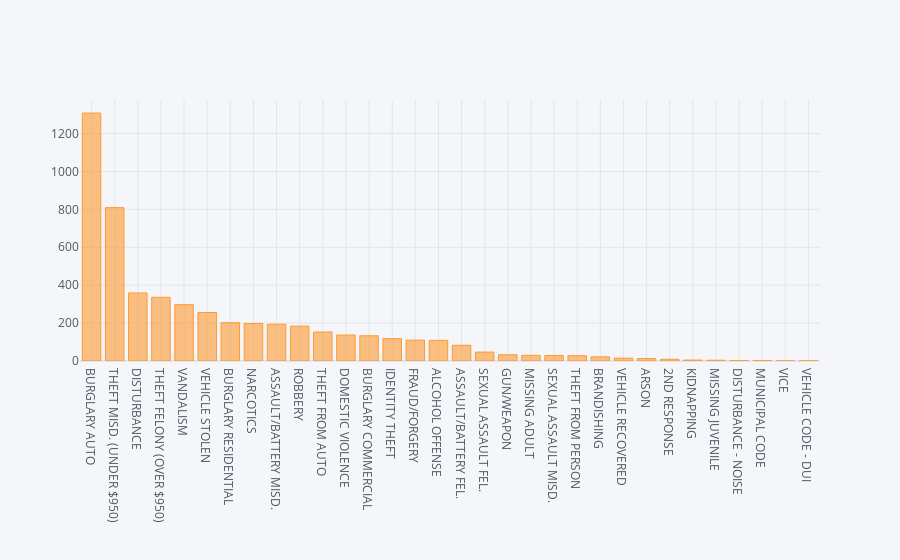
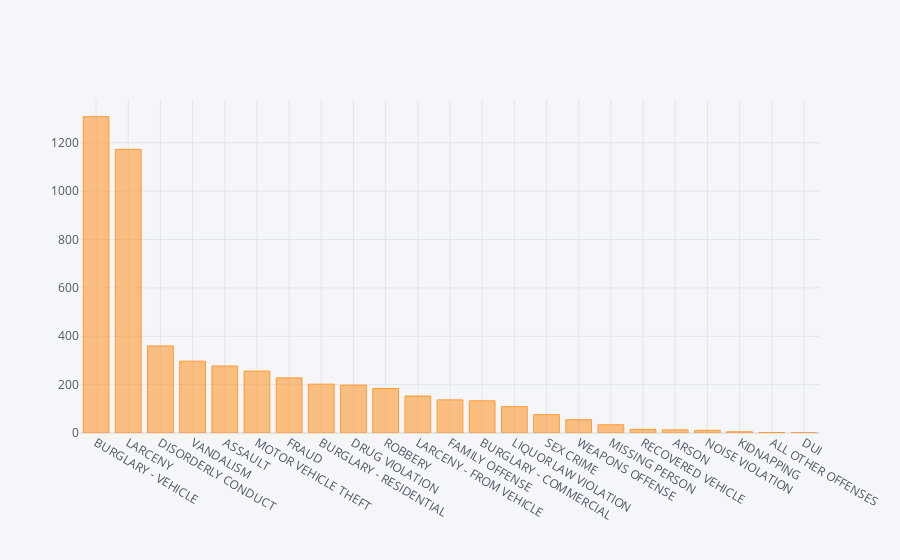

The notebook cell saved with these charts, in order:
### Code cell
calls['OFFENSE'].value_counts().iplot(kind="bar")
calls['CVLEGEND'].value_counts().iplot(kind="bar")

### Figure 1 — Plotly figure (JSON) as saved in the notebook; plotly's stock layout.template omitted (floating-point values rounded to 4 significant figures)
{"data": [{"marker": {"color": "rgba(255, 153, 51, 0.6)", "line": {"color": "rgba(255, 153, 51, 1.0)", "width": 1}}, "name": "OFFENSE", "orientation": "v", "text": "", "type": "bar", "x": ["BURGLARY AUTO", "THEFT MISD. (UNDER $950)", "DISTURBANCE", "THEFT FELONY (OVER $950)", "VANDALISM", "VEHICLE STOLEN", "BURGLARY RESIDENTIAL", "NARCOTICS", "ASSAULT/BATTERY MISD.", "ROBBERY", "THEFT FROM AUTO", "DOMESTIC VIOLENCE", "BURGLARY COMMERCIAL", "IDENTITY THEFT", "FRAUD/FORGERY", "ALCOHOL OFFENSE", "ASSAULT/BATTERY FEL.", "SEXUAL ASSAULT FEL.", "GUN/WEAPON", "MISSING ADULT", "SEXUAL ASSAULT MISD.", "THEFT FROM PERSON", "BRANDISHING", "VEHICLE RECOVERED", "ARSON", "2ND RESPONSE", "KIDNAPPING", "MISSING JUVENILE", "DISTURBANCE - NOISE", "MUNICIPAL CODE", "VICE", "VEHICLE CODE - DUI"], "y": [1308, 809, 359, 336, 297, 256, 202, 198, 194, 184, 153, 137, 133, 118, 110, 109, 83, 47, 33, 30, 29, 28, 22, 15, 13, 9, 5, 4, 2, 2, 1, 1]}], "layout": {"legend": {"bgcolor": "#F5F6F9", "font": {"color": "#4D5663"}}, "paper_bgcolor": "#F5F6F9", "plot_bgcolor": "#F5F6F9", "title": {"font": {"color": "#4D5663"}}, "xaxis": {"gridcolor": "#E1E5ED", "showgrid": true, "tickfont": {"color": "#4D5663"}, "title": {"font": {"color": "#4D5663"}, "text": ""}, "zerolinecolor": "#E1E5ED"}, "yaxis": {"gridcolor": "#E1E5ED", "showgrid": true, "tickfont": {"color": "#4D5663"}, "title": {"font": {"color": "#4D5663"}, "text": ""}, "zerolinecolor": "#E1E5ED"}}}

### Figure 2 — Plotly figure (JSON) as saved in the notebook; plotly's stock layout.template omitted (floating-point values rounded to 4 significant figures)
{"data": [{"marker": {"color": "rgba(255, 153, 51, 0.6)", "line": {"color": "rgba(255, 153, 51, 1.0)", "width": 1}}, "name": "CVLEGEND", "orientation": "v", "text": "", "type": "bar", "x": ["BURGLARY - VEHICLE", "LARCENY", "DISORDERLY CONDUCT", "VANDALISM", "ASSAULT", "MOTOR VEHICLE THEFT", "FRAUD", "BURGLARY - RESIDENTIAL", "DRUG VIOLATION", "ROBBERY", "LARCENY - FROM VEHICLE", "FAMILY OFFENSE", "BURGLARY - COMMERCIAL", "LIQUOR LAW VIOLATION", "SEX CRIME", "WEAPONS OFFENSE", "MISSING PERSON", "RECOVERED VEHICLE", "ARSON", "NOISE VIOLATION", "KIDNAPPING", "ALL OTHER OFFENSES", "DUI"], "y": [1308, 1173, 360, 297, 277, 256, 228, 202, 198, 184, 153, 137, 133, 109, 76, 55, 34, 15, 13, 11, 5, 2, 1]}], "layout": {"legend": {"bgcolor": "#F5F6F9", "font": {"color": "#4D5663"}}, "paper_bgcolor": "#F5F6F9", "plot_bgcolor": "#F5F6F9", "title": {"font": {"color": "#4D5663"}}, "xaxis": {"gridcolor": "#E1E5ED", "showgrid": true, "tickfont": {"color": "#4D5663"}, "title": {"font": {"color": "#4D5663"}, "text": ""}, "zerolinecolor": "#E1E5ED"}, "yaxis": {"gridcolor": "#E1E5ED", "showgrid": true, "tickfont": {"color": "#4D5663"}, "title": {"font": {"color": "#4D5663"}, "text": ""}, "zerolinecolor": "#E1E5ED"}}}
